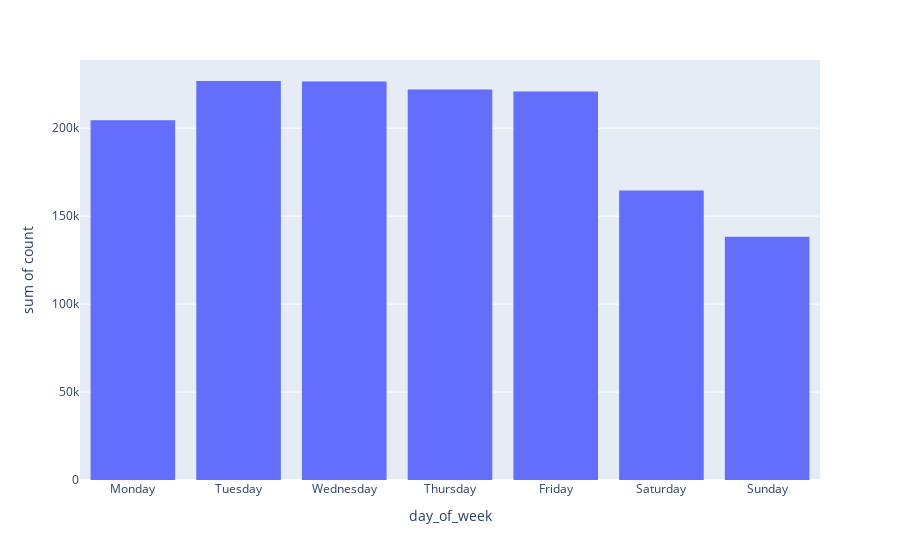

The code cell stored with this chart in its notebook:
### Markdown cell above
## 3.1.5. a: Impact of day of week in all infractions

### Code cell
day_order = {'day_of_week':["Monday", "Tuesday", "Wednesday", "Thursday", "Friday", "Saturday", "Sunday"]}
fig = px.histogram(time_df, x='day_of_week', y='count', category_orders=day_order)
fig.show()

### Figure 1 — Plotly figure (JSON) as saved in the notebook; plotly's stock layout.template omitted (floating-point values rounded to 4 significant figures; data arrays with more than 128 entries replaced by an {"elided": "..."} marker saying what was removed)
{"data": [{"alignmentgroup": "True", "bingroup": "x", "histfunc": "sum", "hovertemplate": "day_of_week=%{x}<br>sum of count=%{y}<extra></extra>", "legendgroup": "", "marker": {"color": "#636efa"}, "name": "", "offsetgroup": "", "orientation": "v", "showlegend": false, "type": "histogram", "x": {"elided": "366 str values"}, "xaxis": "x", "y": {"elided": "366 int values"}, "yaxis": "y"}], "layout": {"barmode": "relative", "legend": {"tracegroupgap": 0}, "margin": {"t": 60}, "xaxis": {"anchor": "y", "categoryarray": ["Monday", "Tuesday", "Wednesday", "Thursday", "Friday", "Saturday", "Sunday"], "categoryorder": "array", "domain": [0, 1], "title": {"text": "day_of_week"}}, "yaxis": {"anchor": "x", "domain": [0, 1], "title": {"text": "sum of count"}}}}
